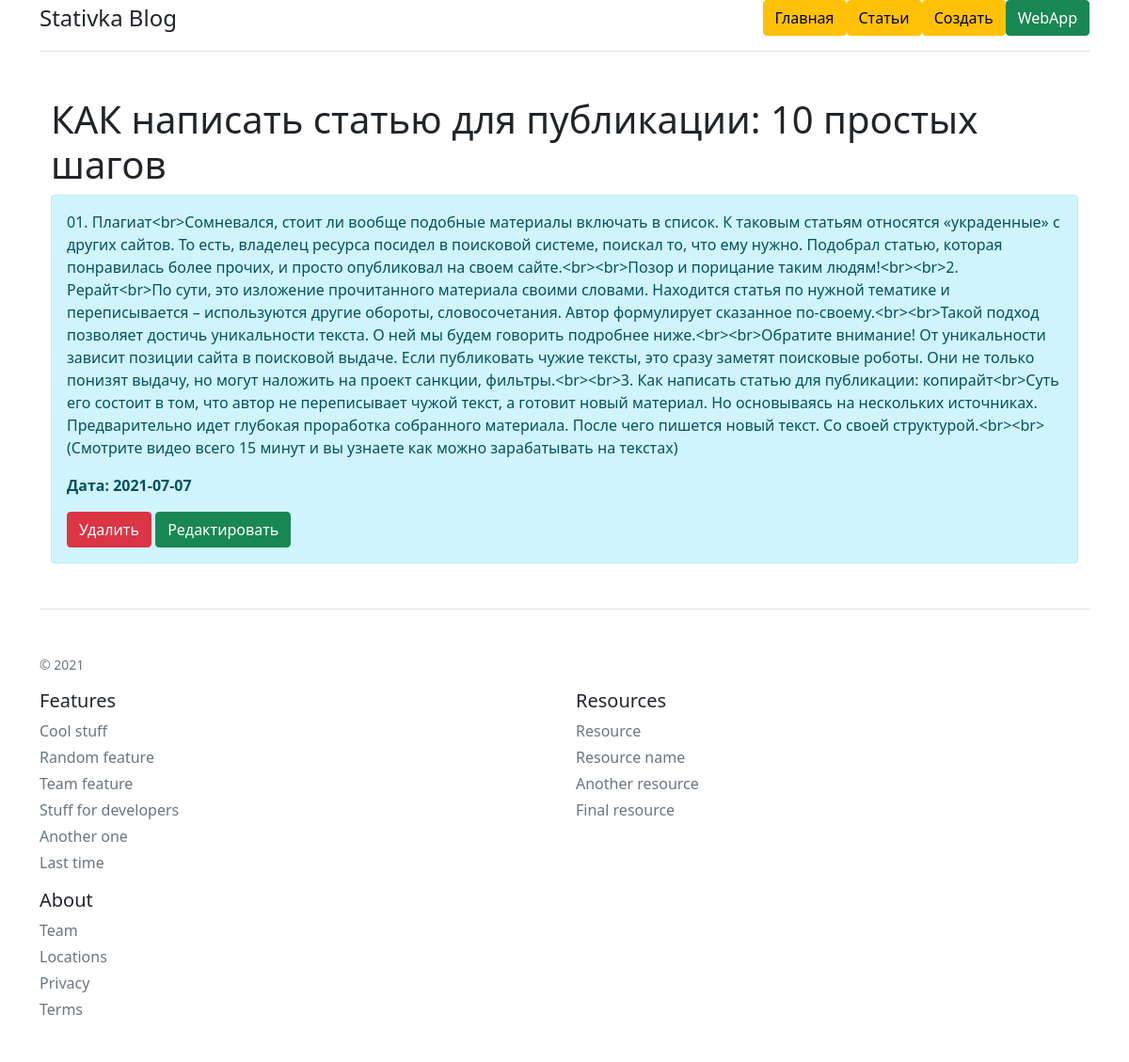
The page /posts/2 on the database its author committed.
### app.py (models this page shows, shortened)
class Article(db.Model):
    id = db.Column(db.Integer, primary_key=True)
    title = db.Column(db.String(100), nullable=False)
    intro = db.Column(db.String(300), nullable=False)
    text = db.Column(db.Text, nullable=False)
    date = db.Column(db.DateTime, default=datetime.utcnow)

### app.py (the view)
@app.route('/posts/<int:id>')
def post_detail(id):
    article = Article.query.get(id)
    return render_template("post_detail.html", article=article)

### templates/post_detail.html (shortened to what this page needs)
{% extends 'base.html' %}
{% block body %}
    <div class="container mt-5">
        <h1>{{ article.title}}</h1>
        <div class="alert alert-info">
            <p>{{ article.text.replace('\r\n', '<br>').format("Content-Type: text/html") }}</p>
            <p><b>Дата: {{ article.date.date() }}</b></p>
            <a href="/posts/{{ article.id }}/delete" class="btn btn-danger">Удалить</a>
            <a href="/posts/{{ article.id }}/update" class="btn btn-success">Редактировать</a>
        </div>
    </div>
{% endblock %}

### rows shown on the page
Article: title "КАК написать статью для публикации: 10 простых шагов", text.replace "01. Плагиат<br>Сомневался, стоит ли вообще подобные материалы включать в список. К таковым статьям относятся «украденные» с других сайтов. То есть, владелец ресурса посидел в поисковой системе, поискал то, что ему нужно. Подобрал статью, которая понравилась более прочих, и просто опубликовал на своем сайте.<br><br>Позор и порицание таким людям!<br><br>2. Рерайт<br>По сути, это изложение прочитанного материала своими словами. Находится статья по нужной тематике и переписывается – используются другие обороты, словосочетания. Автор формулирует сказанное по-своему.<br><br>Такой подход позволяет достичь уникальности текста. О ней мы будем говорить подробнее ниже.<br><br>Обратите внимание! От…", date "2021-07-07"
